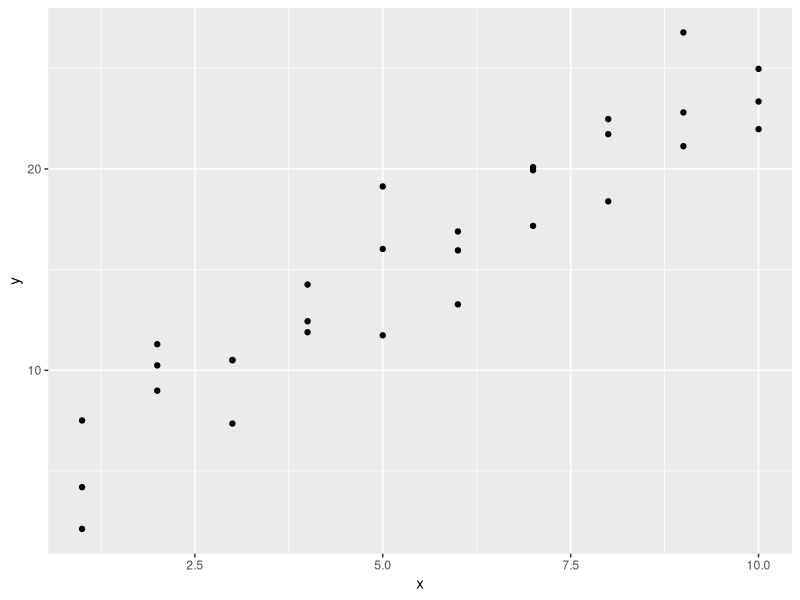
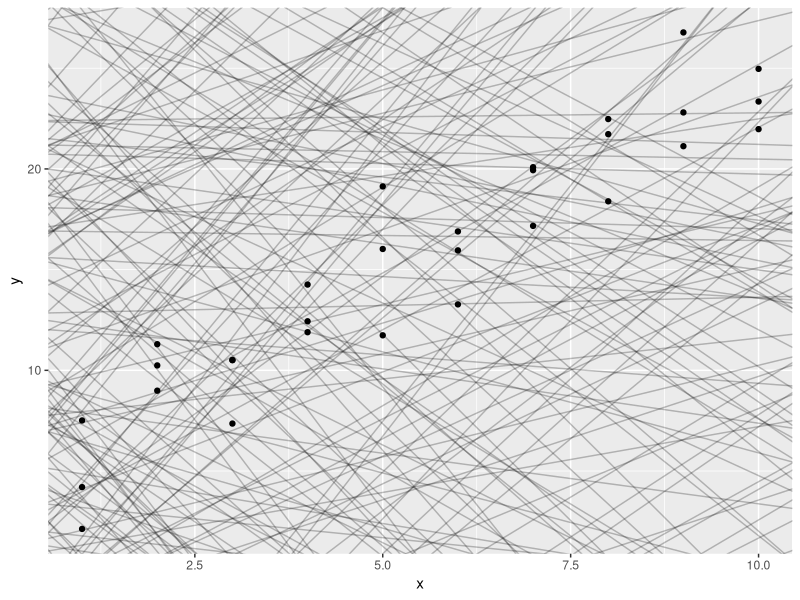
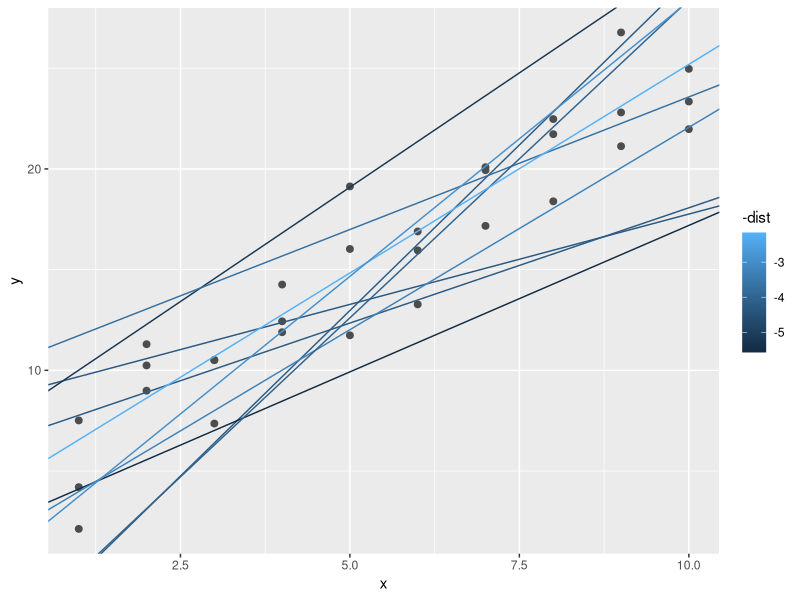
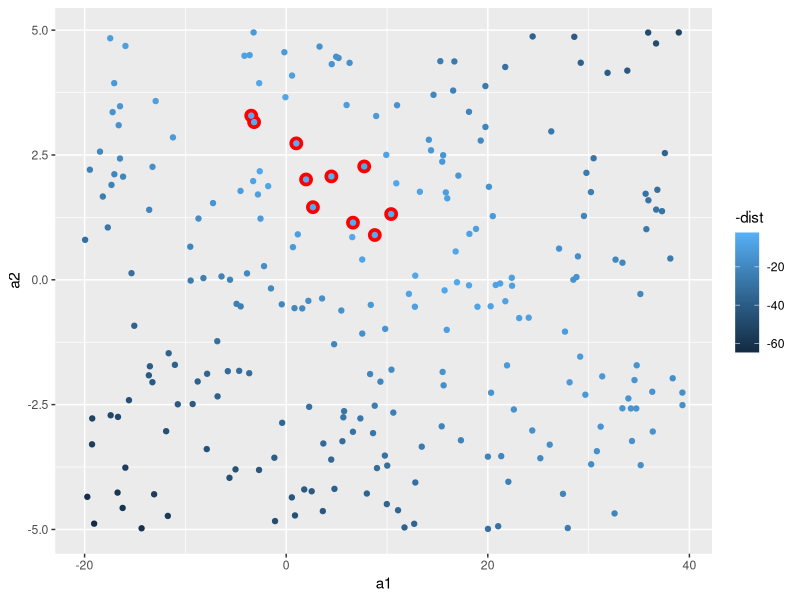
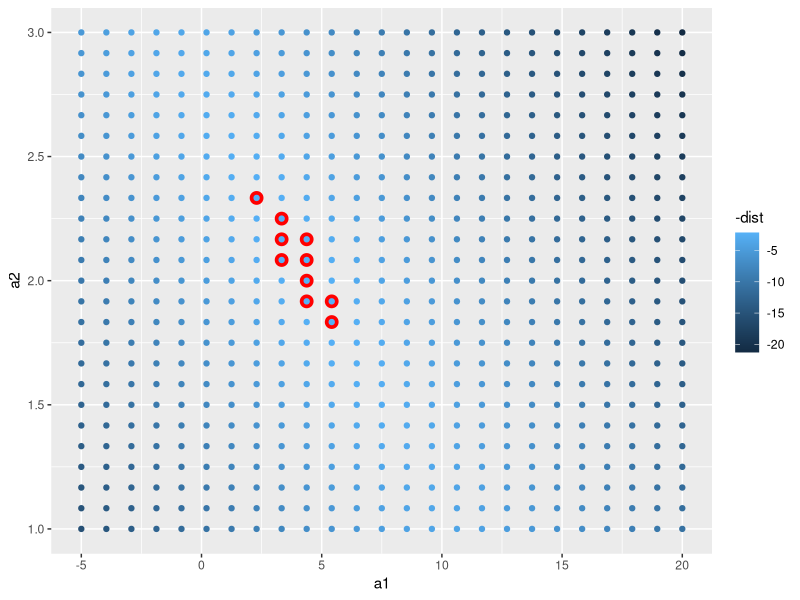
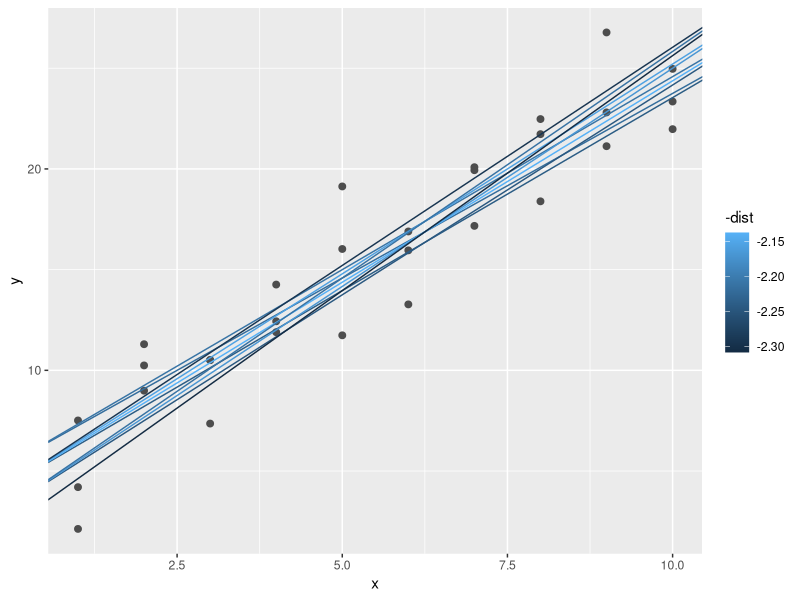
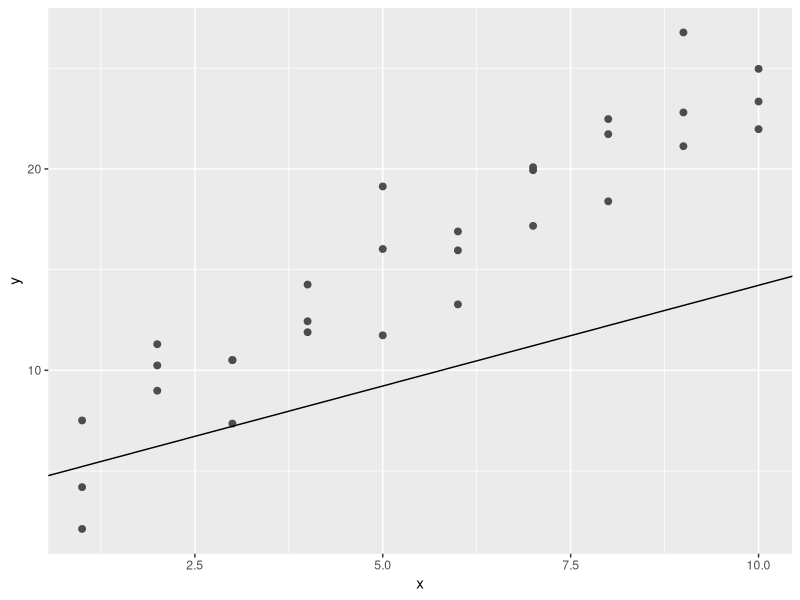
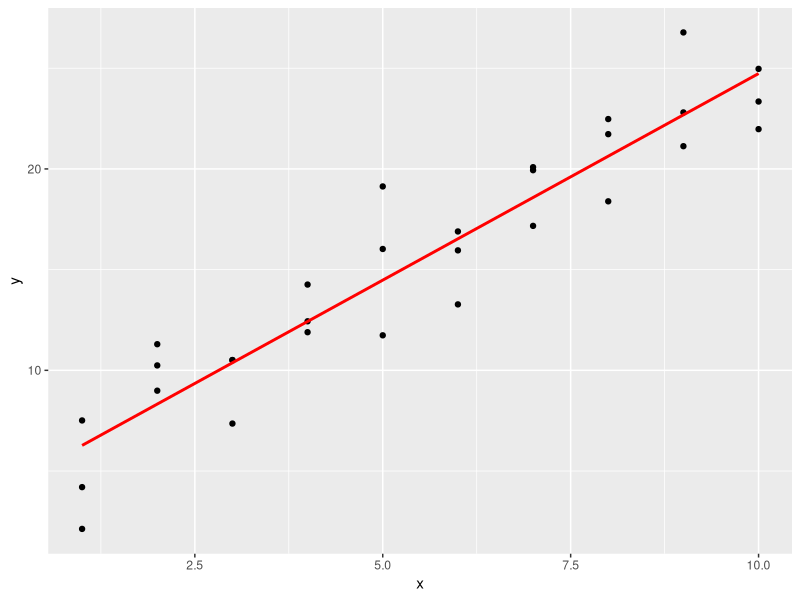

Reproduce these figures in R, in order.
## ---- chunk 1
knitr::opts_chunk$set(collapse = TRUE, dev = "png", comment = "#>")
#Sys.setlocale('LC_ALL','C') # Embed this directly in the Rmarkdown script that contains the Chinese character comment
options(digits=3)
options(max.print=200)
## ---- chunk 2
library(tidyverse)

library(modelr)
options(na.action = na.warn)
## ---- chunk 3
ggplot(sim1, aes(x, y)) + 
    geom_point()
## ---- chunk 4
models = tibble(
    a1 = runif(250, -20, 40),
    a2 = runif(250, -5, 5)
)

ggplot(sim1, aes(x, y)) + 
    geom_abline(
        aes(intercept = a1, slope = a2),
        data = models, alpha = 1/4
    ) + 
    geom_point()
## ---- chunk 5
model1 = function(a, data) {
    a[1] + data$x * a[2]
}

model1(c(7, 1.5), sim1)
## ---- chunk 6
measure_distance = function(mod, data){
    diff = data$y - model1(mod, data)
    sqrt(mean(diff ^2))
}

measure_distance(c(7,1.5), sim1)
## ---- chunk 7
sim1_dist = function(a1, a2) {
    measure_distance(c(a1, a2), sim1)
}

models = models %>% 
    mutate(dist = purrr::map2_dbl(a1, a2, sim1_dist))

models
## ---- chunk 8
ggplot(sim1, aes(x, y)) + 
    geom_point(size = 2, color = "grey30") + 
    geom_abline(
        aes(intercept = a1, slope = a2, color = -dist),
        data = filter(models, rank(dist) <= 10)
    )
## ---- chunk 9
ggplot(models, aes(a1, a2)) + 
    geom_point(
        data = filter(models, rank(dist) <= 10),
        size = 4, color = "red"
    ) + 
    geom_point(aes(color = -dist))
## ---- chunk 10
grid = expand.grid(
    a1 = seq(-5, 20, length = 25),
    a2 = seq(1, 3, length = 25)
) %>% 
    mutate(dist = purrr::map2_dbl(a1, a2, sim1_dist))

grid %>% 
    ggplot(aes(a1, a2)) +
    geom_point(
        data = filter(grid, rank(dist) <= 10),
        size = 4, color = "red"
    ) + 
    geom_point(aes(color = -dist))
## ---- chunk 11
ggplot(sim1, aes(x, y)) + 
    geom_point(size = 2, color = "grey30") + 
    geom_abline(
        aes(intercept = a1, slope = a2, color = -dist),
        data = filter(grid, rank(dist) <= 10)
    )
## ---- chunk 12
best = optim(c(0,0), measure_distance, data = sim1)
best$par
## ---- chunk 13
ggplot(sim1, aes(x, y)) + 
    geom_point(size = 2, color = "grey30") + 
    geom_abline(intercept = best$par[1], slop = best$par[2])
## ---- chunk 14
sim1_mod = lm(y ~ x, data = sim1)
coef(sim1_mod)
## ---- chunk 15
grid = sim1 %>% 
    data_grid(x)

grid
## ---- chunk 16
grid = grid %>% 
    add_predictions(sim1_mod)
grid
## ---- chunk 17
ggplot(sim1, aes(x)) + 
    geom_point(aes(y = y)) +
    geom_line(
        aes(y = pred),
        data = grid,
        color = "red",
        size = 1
    )
## ---- chunk 18
sim1 = sim1 %>% 
    add_residuals(sim1_mod)

sim1
## ---- chunk 19
ggplot(sim1, aes(resid)) + 
    geom_freqpoly(binwidth = 0.5)
## ---- chunk 20
ggplot(sim1, aes(x, resid)) + 
    geom_ref_line(h = 0) + 
    geom_point()
## ---- chunk 21
df = tribble(
    ~y, ~x1, ~x2,
    4, 2, 5,
    5, 1, 6
)

model_matrix(df, y ~ x1)
## ---- chunk 22
model_matrix(df, y ~ x1 - 1)
## ---- chunk 23
model_matrix(df, y ~ x1 + x2)
## ---- chunk 24
df = tribble(
    ~ sex, ~ response,
    "male", 1, 
    "female", 2,
    "male", 1
)

model_matrix(df, response ~ sex)
## ---- chunk 25
ggplot(sim2) + 
    geom_point(aes(x, y))
## ---- chunk 26
mod2 = lm(y ~ x, data = sim2)
grid = sim2 %>% 
    data_grid(x) %>% 
    add_predictions(mod2)

grid
## ---- chunk 27
ggplot(sim2, aes(x)) + 
    geom_point(aes(y = y)) + 
    geom_point(
        data = grid,
        aes(y = pred, color = "red", size = 4)
    )
## ---- chunk 28
ggplot(sim3, aes(x1, y)) + 
    geom_point(aes(color = x2))
## ---- chunk 29
mod1 = lm(y ~ x1 + x2, data = sim3)
mod2 = lm(y ~ x1 * x2, data = sim3)
## ---- chunk 30
grid = sim3 %>% 
    data_grid(x1, x2) %>% 
    gather_predictions(mod1, mod2)

grid
## ---- chunk 31
ggplot(sim3, aes(x1, y, color = x2)) + 
    geom_point() + 
    geom_line(data = grid, aes(y = pred)) + 
    facet_wrap( ~ model)
## ---- chunk 32
sim3 = sim3 %>% 
    gather_residuals(mod1, mod2)

ggplot(sim3, aes(x1, resid, color = x2)) + 
    geom_point() + 
    facet_wrap(model ~ x2)
## ---- chunk 33
mod1 = lm(y ~ x1 + x2, data = sim4)
mod2 = lm(y ~ x1 + x2, data = sim4)
grid = sim4 %>% 
    data_grid(
        x1 = seq_range(x1, 5),
        x2 = seq_range(x2, 5)
    ) %>% 
    gather_predictions(mod1, mod2)
## ---- chunk 34
seq_range(c(0.0123, 0.923423), n = 5)

seq_range(c(0.0123, 0.923423), n = 5, pretty = TRUE)

## ---- chunk 35
x1 = rcauchy(100)

seq_range(x1, n = 5)

seq_range(x1, n = 5, trim = 0.10)

seq_range(x1, n = 5, trim = 0.25)

seq_range(x1, n = 5, trim = 0.50)
## ---- chunk 36
x2 = c(0, 1)
seq_range(x2, n = 5)
seq_range(x2, n = 5, expand = 0.10)
seq_range(x2, n = 5, expand = 0.25)
seq_range(x2, n = 5, expand = 0.50)
## ---- chunk 37
ggplot(grid, aes(x1, x2)) + 
    geom_tile(aes(fill = pred)) + 
    facet_wrap(~ model)
## ---- chunk 38
ggplot(grid, aes(x1, pred, color = x2, group = x2)) + 
    geom_line() + 
    facet_wrap(~ model)

ggplot(grid, aes(x2, pred, color = x1, group = x1)) + 
    geom_line() + 
    facet_wrap(~ model)
## ---- chunk 39
df = tribble(
    ~y, ~x,
    1, 1,
    2, 2,
    3, 3
)

model_matrix(df, y ~ x^2 + x)
model_matrix(df, y ~ I(x^2) + x)
## ---- chunk 40
model_matrix(df, y ~ poly(x, 2))
## ---- chunk 41
library(splines)

model_matrix(df, y ~ ns(x, 2))
## ---- chunk 42
sim5 = tibble(
    x = seq(0, 3.5 * pi, length = 50),
    y = 4 * sin(x) + rnorm(length(x))
)

ggplot(sim5, aes(x, y)) + 
    geom_point()
## ---- chunk 43
mod1 = lm(y ~ ns(x, 1), data = sim5)
mod2 = lm(y ~ ns(x, 2), data = sim5)
mod3 = lm(y ~ ns(x, 3), data = sim5)
mod4 = lm(y ~ ns(x, 4), data = sim5)
mod5 = lm(y ~ ns(x, 5), data = sim5)
## ---- chunk 44
grid = sim5 %>% 
    data_grid(x = seq_range(x, n = 50, expand = 0.1)) %>% 
    gather_predictions(mod1, mod2, mod3, mod4, mod5, .pred = "y")

ggplot(sim5, aes(x, y)) + 
    geom_point() +
    geom_line(data = grid, color = "red") + 
    facet_grid(~ model)
## ---- chunk 45
df = tribble(
    ~x, ~y,
    1, 2.2,
    2, NA,
    3, 3.5,
    4, 8.3,
    NA, 10
)

mod = lm(y ~ x, data = df)
## ---- chunk 46
mod = lm(y ~ x, data = df, na.action = na.exclude)
## ---- chunk 47
nobs(mod)
